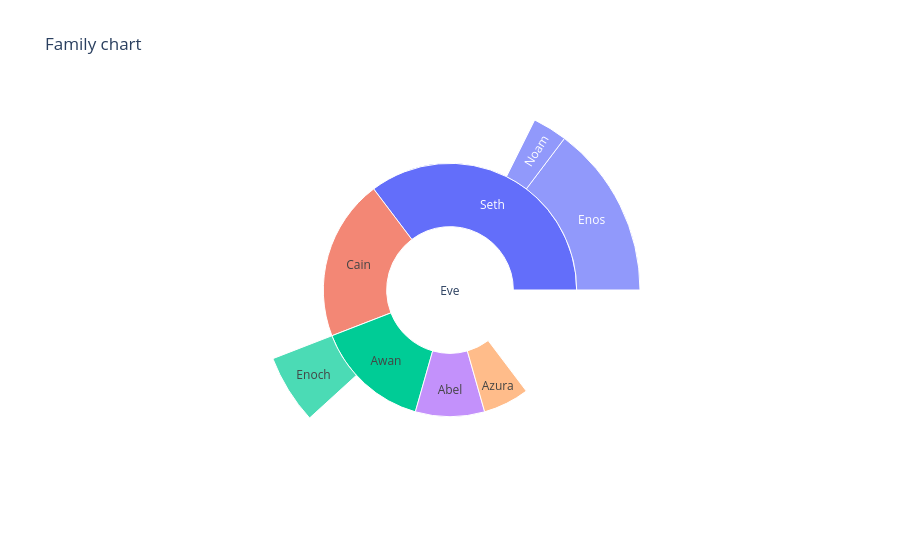

Notebook code for this chart:
### Markdown cell above
## 7.Sunburst Charts: 
Sunburst charts represent hierarchial data in the form of concentric circles. Here the innermost circle is the root node which defines the parent, and then the outer rings move down the hierarchy from the centre. They are also called radial charts.We can use them to plot

* Worldwide mobile Sales where we can drill down as follows:   
    * innermost circle represents total sales  
    * first outer circle represents continentwise sales
    * second outer circle represents countrywise sales within each continent
    
    
* Disease outbreak hierarchy


* Real Estate Industrial chain

### Code cell
##Example 4: Let us illustrate plot the 

#Create a dictionary having a set of people represented by a character array and the parents of these characters represented in another
## array and the values are the values associated to the vectors.
data = dict(
    character=["Eve", "Cain", "Seth", "Enos", "Noam", "Abel", "Awan", "Enoch", "Azura"],
    parent=["", "Eve", "Eve", "Seth", "Seth", "Eve", "Eve", "Awan", "Eve" ],
    value=[10, 14, 12, 10, 2, 6, 6, 4, 4])

fig = px.sunburst(
    data,
    names='character',
    parents='parent',
    values='value',
    title="Family chart"
)
fig.show()

### Figure 1 — Plotly figure (JSON) as saved in the notebook; plotly's stock layout.template omitted (floating-point values rounded to 4 significant figures)
{"data": [{"domain": {"x": [0.0, 1.0], "y": [0.0, 1.0]}, "hovertemplate": "character=%{label}<br>value=%{value}<br>parent=%{parent}<extra></extra>", "labels": ["Eve", "Cain", "Seth", "Enos", "Noam", "Abel", "Awan", "Enoch", "Azura"], "name": "", "parents": ["", "Eve", "Eve", "Seth", "Seth", "Eve", "Eve", "Awan", "Eve"], "type": "sunburst", "values": [10, 14, 12, 10, 2, 6, 6, 4, 4]}], "layout": {"legend": {"tracegroupgap": 0}, "title": {"text": "Family chart"}}}
